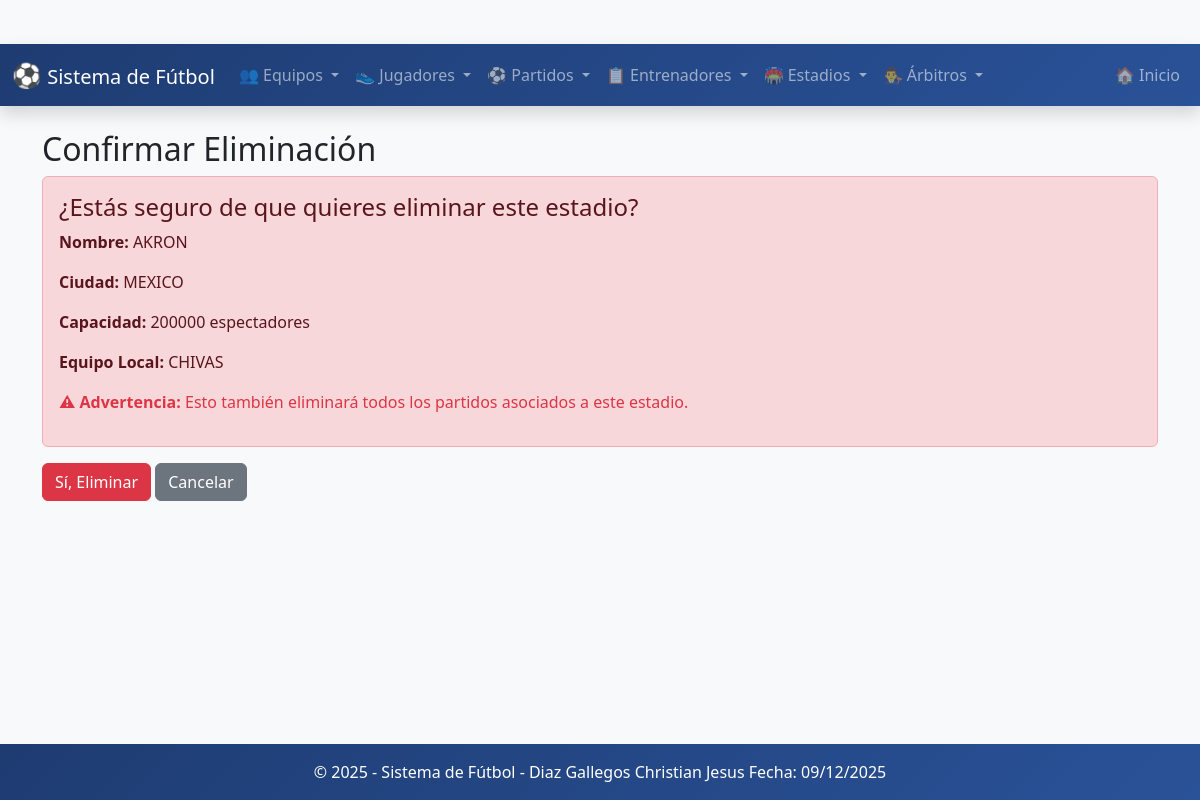
/estadios/borrar/1/, run on the app's committed database.
### app_Futbol/models.py (models this page shows, shortened)
class Estadio(models.Model):
    nombre = models.CharField(max_length=100)
    ciudad = models.CharField(max_length=100)
    capacidad = models.PositiveIntegerField()
    año_inauguracion = models.PositiveIntegerField()
    direccion = models.TextField(blank=True, null=True)
    foto = models.ImageField(upload_to='estadios/', blank=True, null=True)  # ¡SIMPLIFICADO!
    equipo_local = models.OneToOneField(
        Equipo,
        on_delete=models.SET_NULL,
        related_name="sede_oficial",
        blank=True,
        null=True
    )

class Equipo(models.Model):
    nombre = models.CharField(max_length=100)
    ciudad = models.CharField(max_length=100)
    pais = models.CharField(max_length=100)
    fundacion = models.DateField()
    colores = models.CharField(max_length=100)
    presidente = models.CharField(max_length=100, blank=True, null=True)
    imagen = models.ImageField(upload_to='equipos/', blank=True, null=True)  # ¡SIMPLIFICADO!

### app_Futbol/views.py (the view)
# urls.py: path('estadios/borrar/<int:id>/', views.borrar_estadio, name='borrar_estadio'),
def borrar_estadio(request, id):
    estadio = get_object_or_404(Estadio, id=id)
    return render(request, 'estadio/borrar_estadio.html', {'estadio': estadio})

### app_Futbol/templates/estadio/borrar_estadio.html (shortened to what this page needs)
{% extends 'base.html' %}
{% block content %}
<h2>Confirmar Eliminación</h2>
<div class="alert alert-danger">
    <h4>¿Estás seguro de que quieres eliminar este estadio?</h4>
    <p><strong>Nombre:</strong> {{ estadio.nombre }}</p>
    <p><strong>Ciudad:</strong> {{ estadio.ciudad }}</p>
    <p><strong>Capacidad:</strong> {{ estadio.capacidad|floatformat:0 }} espectadores</p>
    <p><strong>Equipo Local:</strong> {% if estadio.equipo_local %}{{ estadio.equipo_local.nombre }}{% else %}Varios equipos{% endif %}</p>
    <p class="text-danger mt-2"><strong>⚠ Advertencia:</strong> Esto también eliminará todos los partidos asociados a este estadio.</p>
</div>
<form method="POST" action="{% url 'realizar_borrado_estadio' estadio.id %}">
    <div class="mt-3">
        <button type="submit" class="btn btn-danger">Sí, Eliminar</button>
        <a href="{% url 'ver_estadios' %}" class="btn btn-secondary">Cancelar</a>
    </div>
</form>
{% endblock %}

### app_Futbol/templates/base.html (style rules this page uses)
body { background-color: #f8f9fa; padding-top: 20px; margin-bottom: 100px; }

### data on the page
Estadio: nombre "AKRON", ciudad "MEXICO", capacidad "200000", equipo_local.nombre "CHIVAS"
